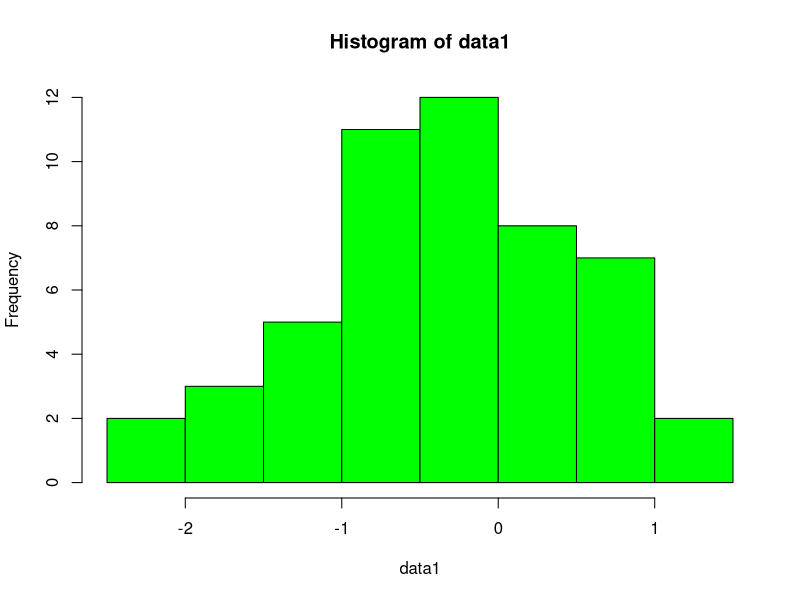
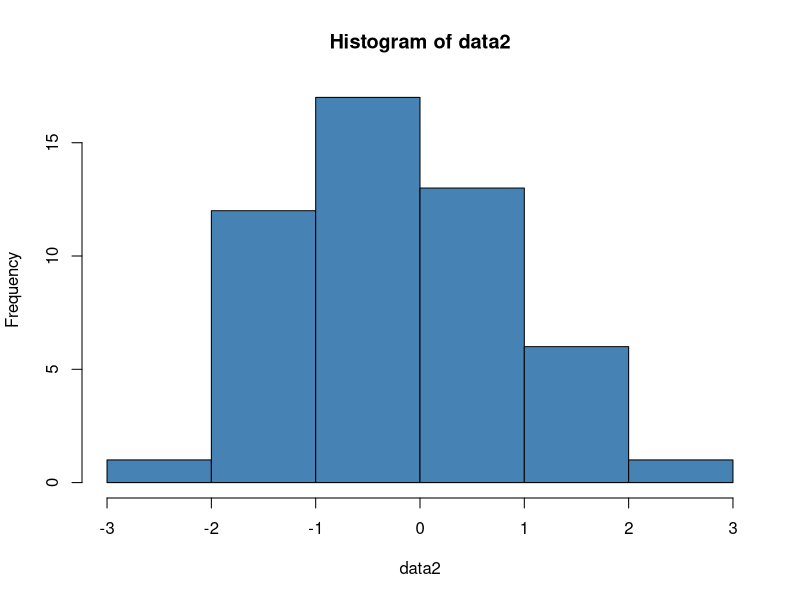
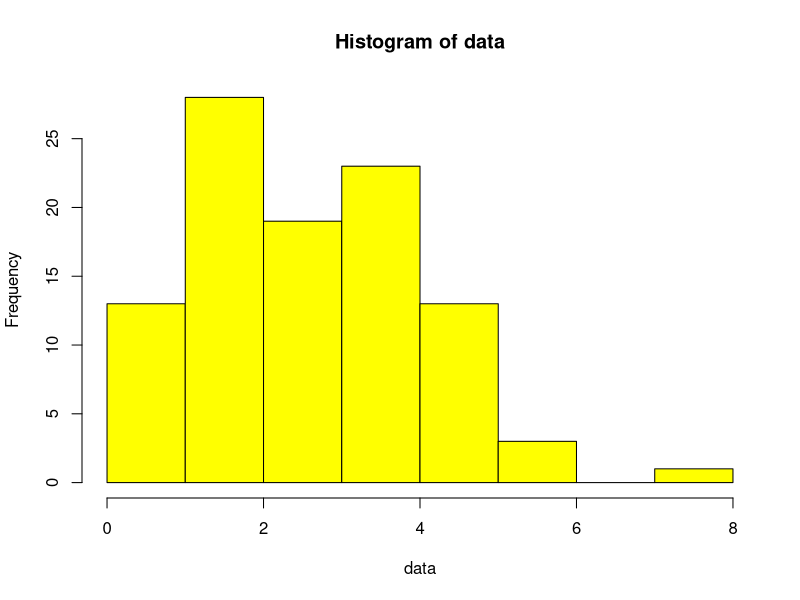

These figures' R source, in order:
# Normality Tests...
# Normal Distribution
# Read the documentation of the random distribution function
help("rnorm")
set.seed(10)
data1 <- rnorm(50)

set.seed(30)
data2 <- rnorm(50)

# Shapiro-Wilk Normality Test
# Read the documentation of Shapiro-Wilk Normality Test
help("shapiro.test")

# As the test returns a p-value less than 0.05, we reject the null hypothesis
# and conclude that the population data is not normally distributed.
shapiro.test(data1)
hist(data1, col='green')
# the histogram shows that the curve is mildly left skewed in nature

shapiro.test(data2)
# As the test returns a p-value greater than 0.05, we accept the null hypothesis
# and conclude that the population data is normally distributed.
hist(data2, col='steelblue') # the histogram shows that the curve is normally distributed in nature

# We set the seed to make the example reproducible make this example reproducible
set.seed(0)
# Poisson Distribution
help("rpois")
# create dataset of 100 random values generated from a Poisson distribution
data <- rpois(n=100, lambda=3)
# perform Shapiro-Wilk test for normality
shapiro.test(data)
# The p-value of the test turns out to be 0.0003393.
# Since this value is less than 0.05, we have sufficient evidence
# to say that the sample data does not come from a population that is normally distributed.
# This result shouldn't be surprising since we generated the sample data using the rpois() function,
# rpois() generates random values from a Poisson distribution.
hist(data, col='yellow')
# We can see that the distribution is right-skewed and doesn't have the typical "bell-shape",
# so it is not normal distribution.
# Histogram matches the results of the Shapiro-Wilk test and confirms that our sample data
# does not come from a normal distribution.
# ================================================================================

# Anderson-Darling test for normality
help("ad.test")
# To conduct an Anderson-Darling Test in R, we can use the ad.test() function within the nortest library.
# The following examples shows how to conduct an Anderson-Darling Test to check
# whether or not a vector of 100 values follows a normal distribution:
# Make sure to install and load "nortest" library
# install.packages('nortest')
library(nortest)
# we use seed() function make this example reproducible
set.seed(1)
# defined vector of 100 values that are normally distributed
x <- rnorm(100, 0, 1)
# conduct Anderson-Darling Test to test for normality
ad.test(x)
